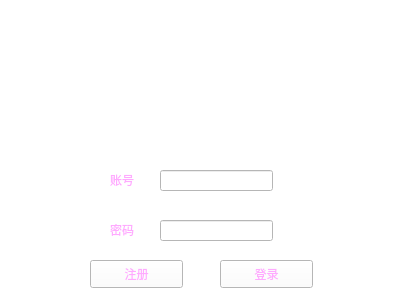
<?xml version="1.0" encoding="UTF-8"?>
<ui version="4.0">
 <class>Widget</class>
 <widget class="QWidget" name="Widget">
  <property name="windowModality">
   <enum>Qt::NonModal</enum>
  </property>
  <property name="geometry">
   <rect>
    <x>0</x>
    <y>0</y>
    <width>400</width>
    <height>300</height>
   </rect>
  </property>
  <property name="windowTitle">
   <string>qq</string>
  </property>
  <property name="styleSheet">
   <string notr="true">background-color: rgb(255, 255, 255);</string>
  </property>
  <widget class="QLineEdit" name="lineEdit">
   <property name="geometry">
    <rect>
     <x>160</x>
     <y>170</y>
     <width>113</width>
     <height>21</height>
    </rect>
   </property>
   <property name="frame">
    <bool>true</bool>
   </property>
   <property name="echoMode">
    <enum>QLineEdit::Normal</enum>
   </property>
  </widget>
  <widget class="QLineEdit" name="lineEdit_2">
   <property name="geometry">
    <rect>
     <x>160</x>
     <y>220</y>
     <width>113</width>
     <height>21</height>
    </rect>
   </property>
   <property name="inputMask">
    <string/>
   </property>
   <property name="text">
    <string/>
   </property>
   <property name="frame">
    <bool>true</bool>
   </property>
   <property name="echoMode">
    <enum>QLineEdit::Password</enum>
   </property>
   <property name="placeholderText">
    <string/>
   </property>
  </widget>
  <widget class="QPushButton" name="pushButton">
   <property name="geometry">
    <rect>
     <x>220</x>
     <y>260</y>
     <width>93</width>
     <height>28</height>
    </rect>
   </property>
   <property name="styleSheet">
    <string notr="true">color: rgb(255, 170, 255);
background-color: rgb(255, 255, 255);
</string>
   </property>
   <property name="text">
    <string>登录</string>
   </property>
  </widget>
  <widget class="QPushButton" name="pushButton_2">
   <property name="geometry">
    <rect>
     <x>90</x>
     <y>260</y>
     <width>93</width>
     <height>28</height>
    </rect>
   </property>
   <property name="styleSheet">
    <string notr="true">background-color: rgb(255, 255, 255);
color: rgb(255, 170, 255);</string>
   </property>
   <property name="text">
    <string>注册</string>
   </property>
  </widget>
  <widget class="QLabel" name="label">
   <property name="geometry">
    <rect>
     <x>100</x>
     <y>40</y>
     <width>191</width>
     <height>91</height>
    </rect>
   </property>
   <property name="styleSheet">
    <string notr="true">image: url(:/new/prefix1/Source/Icon/logo.png);</string>
   </property>
   <property name="text">
    <string/>
   </property>
  </widget>
  <widget class="QLabel" name="label_2">
   <property name="geometry">
    <rect>
     <x>110</x>
     <y>170</y>
     <width>31</width>
     <height>21</height>
    </rect>
   </property>
   <property name="styleSheet">
    <string notr="true"/>
   </property>
   <property name="text">
    <string>&lt;html&gt;&lt;head/&gt;&lt;body&gt;&lt;p&gt;&lt;span style=&quot; color:#ffaaff;&quot;&gt;账号&lt;/span&gt;&lt;/p&gt;&lt;/body&gt;&lt;/html&gt;</string>
   </property>
  </widget>
  <widget class="QLabel" name="label_3">
   <property name="geometry">
    <rect>
     <x>110</x>
     <y>220</y>
     <width>31</width>
     <height>20</height>
    </rect>
   </property>
   <property name="text">
    <string>&lt;html&gt;&lt;head/&gt;&lt;body&gt;&lt;p&gt;&lt;span style=&quot; color:#ffaaff;&quot;&gt;密码&lt;/span&gt;&lt;/p&gt;&lt;/body&gt;&lt;/html&gt;</string>
   </property>
  </widget>
 </widget>
 <layoutdefault spacing="6" margin="11"/>
 <resources/>
 <connections/>
</ui>
